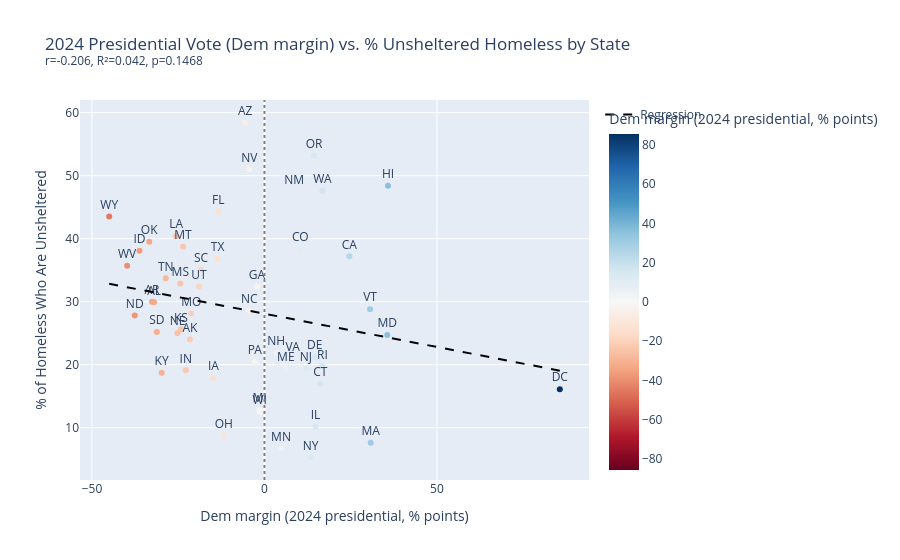

Write notebook code for a chart like this one.
### Code cell
# Political lean vs. UNSHELTERED % (holding policy constant)
slope2, intercept2, r2v, p2, se2 = stats.linregress(df_pol['dem_pres_margin_2024'], df_pol['unsheltered_pct'])
r2_2 = r2v ** 2
print(f'2024 Dem margin vs unsheltered %: r={r2v:.3f}, R²={r2_2:.3f}, p={p2:.4f}')

x_range2 = [df_pol['dem_pres_margin_2024'].min(), df_pol['dem_pres_margin_2024'].max()]
y_range2 = [slope2 * x + intercept2 for x in x_range2]

fig_pol2 = px.scatter(
    df_pol, x='dem_pres_margin_2024', y='unsheltered_pct', text='state_postal',
    color='dem_pres_margin_2024',
    color_continuous_scale='RdBu',
    color_continuous_midpoint=0,
    title=f'2024 Presidential Vote (Dem margin) vs. % Unsheltered Homeless by State<br>'
          f'<sup>r={r2v:.3f}, R²={r2_2:.3f}, p={p2:.4f}</sup>',
    labels={'dem_pres_margin_2024': 'Dem margin (2024 presidential, % points)', 'unsheltered_pct': '% of Homeless Who Are Unsheltered'},
    hover_name='state_name',
)
fig_pol2.add_trace(go.Scatter(x=x_range2, y=y_range2, mode='lines', name='Regression',
    line=dict(color='black', dash='dash')))
fig_pol2.update_traces(textposition='top center', selector=dict(mode='markers+text'))
fig_pol2.add_vline(x=0, line_dash='dot', line_color='grey')
fig_pol2.show()

### Figure 1 — Plotly figure (JSON) as saved in the notebook; plotly's stock layout.template omitted (floating-point values rounded to 4 significant figures)
{"data": [{"hovertemplate": "<b>%{hovertext}</b><br><br>Dem margin (2024 presidential, % points)=%{marker.color}<br>% of Homeless Who Are Unsheltered=%{y}<br>state_postal=%{text}<extra></extra>", "hovertext": ["Alabama", "Alaska", "Arizona", "Arkansas", "California", "Colorado", "Connecticut", "Delaware", "District of Columbia", "Florida", "Georgia", "Hawaii", "Idaho", "Illinois", "Indiana", "Iowa", "Kansas", "Kentucky", "Louisiana", "Maine", "Maryland", "Massachusetts", "Michigan", "Minnesota", "Mississippi", "Missouri", "Montana", "Nebraska", "Nevada", "New Hampshire", "New Jersey", "New Mexico", "New York", "North Carolina", "North Dakota", "Ohio", "Oklahoma", "Oregon", "Pennsylvania", "Rhode Island", "South Carolina", "South Dakota", "Tennessee", "Texas", "Utah", "Vermont", "Virginia", "Washington", "West Virginia", "Wisconsin", "Wyoming"], "legendgroup": "", "marker": {"color": [-32.0, -21.6, -5.6, -32.6, 24.6, 10.4, 16.2, 14.6, 85.6, -13.4, -2.2, 35.8, -36.2, 14.8, -22.8, -14.8, -24.2, -29.8, -25.6, 6.2, 35.6, 30.8, -1.4, 4.8, -24.4, -21.2, -23.6, -25.2, -4.4, 3.4, 12.0, 8.6, 13.4, -4.4, -37.6, -11.8, -33.4, 14.4, -2.8, 16.8, -18.4, -31.2, -28.6, -13.6, -19.0, 30.6, 8.2, 16.8, -39.8, -1.4, -45.0], "coloraxis": "coloraxis", "symbol": "circle"}, "mode": "markers+text", "name": "", "orientation": "v", "showlegend": false, "text": ["AL", "AK", "AZ", "AR", "CA", "CO", "CT", "DE", "DC", "FL", "GA", "HI", "ID", "IL", "IN", "IA", "KS", "KY", "LA", "ME", "MD", "MA", "MI", "MN", "MS", "MO", "MT", "NE", "NV", "NH", "NJ", "NM", "NY", "NC", "ND", "OH", "OK", "OR", "PA", "RI", "SC", "SD", "TN", "TX", "UT", "VT", "VA", "WA", "WV", "WI", "WY"], "textposition": "top center", "type": "scatter", "x": [-32.0, -21.6, -5.6, -32.6, 24.6, 10.4, 16.2, 14.6, 85.6, -13.4, -2.2, 35.8, -36.2, 14.8, -22.8, -14.8, -24.2, -29.8, -25.6, 6.2, 35.6, 30.8, -1.4, 4.8, -24.4, -21.2, -23.6, -25.2, -4.4, 3.4, 12.0, 8.6, 13.4, -4.4, -37.6, -11.8, -33.4, 14.4, -2.8, 16.8, -18.4, -31.2, -28.6, -13.6, -19.0, 30.6, 8.2, 16.8, -39.8, -1.4, -45.0], "xaxis": "x", "y": [29.9, 24.0, 58.4, 30.0, 37.2, 38.4, 17.0, 21.2, 16.1, 44.3, 32.4, 48.4, 38.1, 10.2, 19.1, 17.9, 25.6, 18.7, 40.4, 19.4, 24.7, 7.6, 12.8, 6.7, 32.9, 28.1, 38.7, 25.0, 51.0, 21.9, 19.4, 47.4, 5.3, 28.6, 27.8, 8.7, 39.5, 53.2, 20.4, 19.7, 35.1, 25.2, 33.7, 36.8, 32.4, 28.8, 20.9, 47.6, 35.7, 12.5, 43.5], "yaxis": "y"}, {"line": {"color": "black", "dash": "dash"}, "mode": "lines", "name": "Regression", "type": "scatter", "x": [-45.0, 85.6], "y": [32.84, 19.05]}], "layout": {"coloraxis": {"cmid": 0, "colorbar": {"title": {"text": "Dem margin (2024 presidential, % points)"}}, "colorscale": [[0.0, "rgb(103,0,31)"], [0.1, "rgb(178,24,43)"], [0.2, "rgb(214,96,77)"], [0.3, "rgb(244,165,130)"], [0.4, "rgb(253,219,199)"], [0.5, "rgb(247,247,247)"], [0.6, "rgb(209,229,240)"], [0.7, "rgb(146,197,222)"], [0.8, "rgb(67,147,195)"], [0.9, "rgb(33,102,172)"], [1.0, "rgb(5,48,97)"]]}, "legend": {"tracegroupgap": 0}, "shapes": [{"line": {"color": "grey", "dash": "dot"}, "type": "line", "x0": 0, "x1": 0, "xref": "x", "y0": 0, "y1": 1, "yref": "y domain"}], "title": {"text": "2024 Presidential Vote (Dem margin) vs. % Unsheltered Homeless by State<br><sup>r=-0.206, R²=0.042, p=0.1468</sup>"}, "xaxis": {"anchor": "y", "domain": [0.0, 1.0], "title": {"text": "Dem margin (2024 presidential, % points)"}}, "yaxis": {"anchor": "x", "domain": [0.0, 1.0], "title": {"text": "% of Homeless Who Are Unsheltered"}}}}
